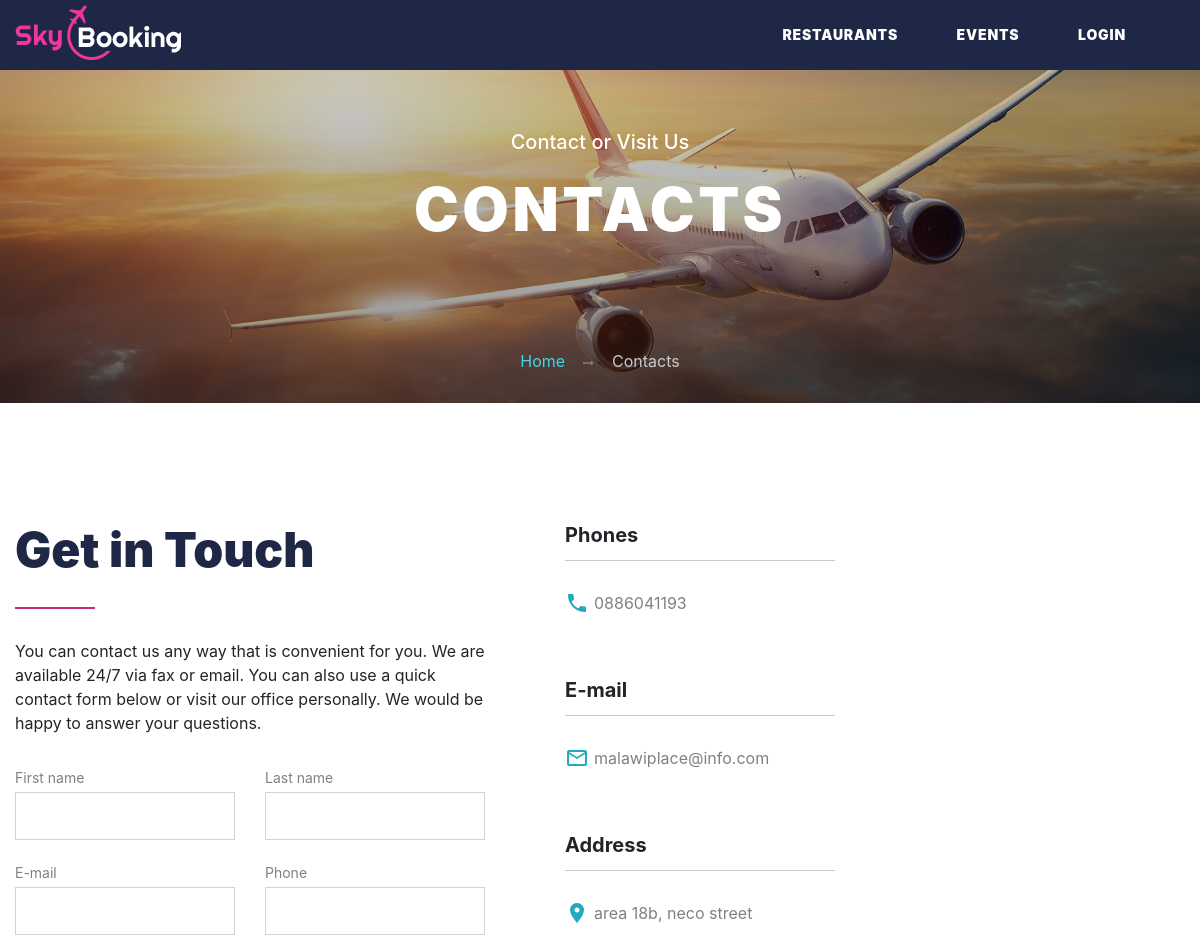
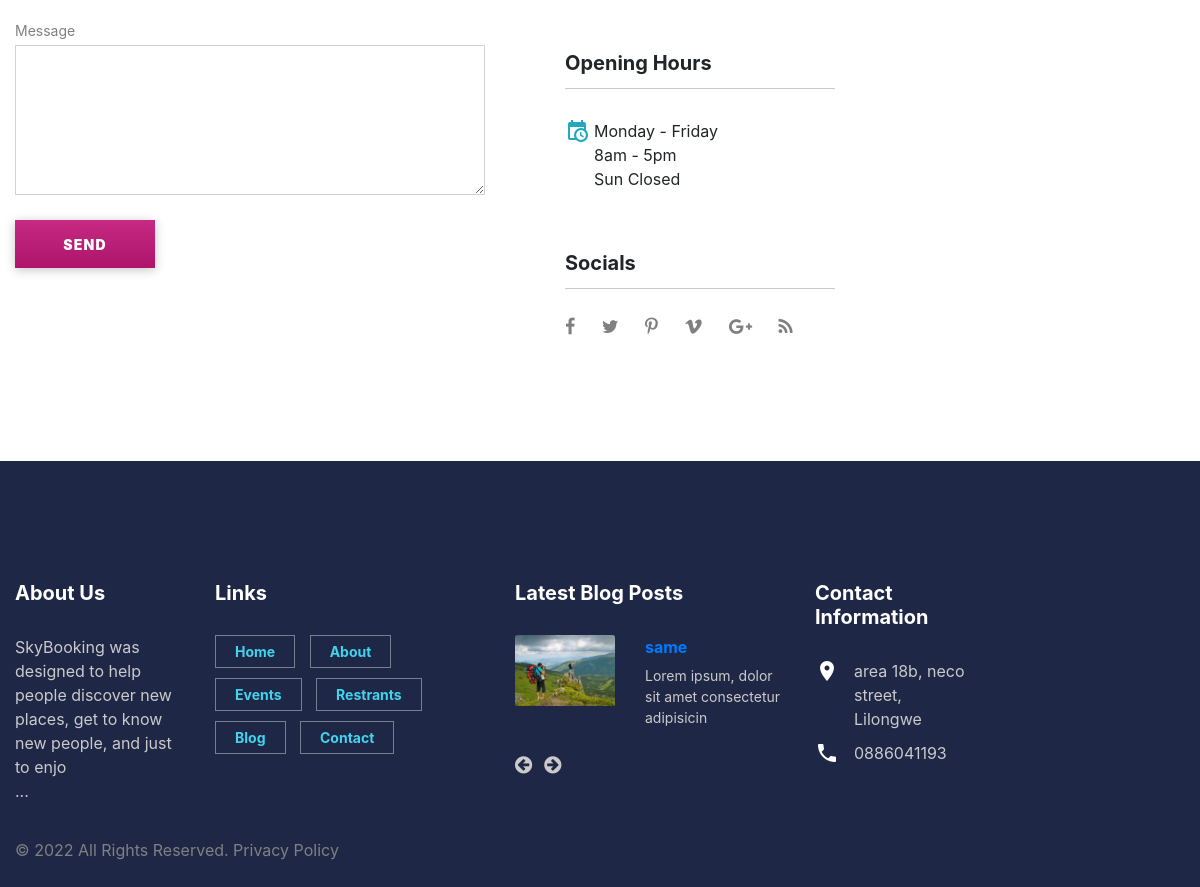
Page /contact/ on the committed database (2 pictures, top to bottom).
### malawiplace_app/models.py (models this page shows, shortened)
class ContactDetail(models.Model):
    company_name = models.CharField(max_length=50, null=True)
    phone_number = models.CharField(max_length=50, null=True)
    address = models.CharField(max_length=100, null=True, blank=True)
    location = models.CharField(max_length=100, null=True)
    facebook_link = models.URLField(blank=True, null=True)
    twitter_link = models.URLField(blank=True, null=True)
    instagram_link = models.URLField(blank=True, null=True)
    email = models.EmailField(blank=True, null=True)
    open_days = models.CharField(max_length=50, null=True)
    open_time = models.CharField(max_length=50, null=True)

class About(models.Model):
    company_name = models.CharField(null=True, max_length=300)
    content = models.TextField(null=True)
    content_2 = models.TextField(null=True)
    extra_content = models.TextField(null=True, blank=True)

class Blog(models.Model):
    CATEGORY = (
        ('Travel', 'Travel'),
        ('Cars', 'Cars'),
        ('Nature', 'Nature'),
    )
    title = models.CharField(max_length=200, null=True)
    content = models.TextField(blank=False)
    content_2 = models.TextField(blank=True)
    date = models.DateTimeField(auto_now_add=True)
    img = models.ImageField(upload_to='blog_img', blank=True)
    category = models.CharField(max_length=200, null=True, choices=CATEGORY)

### malawiplace_app/views.py (the view)
# urls.py: path('contact/', views.contact, name='contact'),
def contact(request):
    contact_details = ContactDetail.objects.all()
    context = {
        'contact': contact_details
    }
    if request.method == 'POST':
        name = request.POST['name']
        surname = request.POST['surname']
        email = request.POST['email']
        phone = request.POST['phone']
        message = request.POST['message']
        data = {
            'name': name,
            'email': email,
            'message': message,
            'phone': phone,
            'surname': surname,
        }
        message = '''
        email : {}
        New message: {}
        From: {} {}
        Phone number: {}
        From malawi place website.
        '''.format(data['email'], data['message'], data['name'], data['surname'], data['phone'])
        send_mail(email, message, '', ['wonganitemborgb2@gmail.com'])
        return render(request, 'malawiplace_app/contacts.html', {'name':name, 'details':contact_details})
    else:
        return render(request, 'malawiplace_app/contacts.html', {'details': contact_details})

### malawiplace_app/templatetags/custom_template_tags.py (called while the page is built)
@register.inclusion_tag('malawiplace_app/blog_footer.html')
def recent_blogs_footer(count=5):
    blog = Blog.objects.order_by('-date')[:count]
    return {'blog': blog}

@register.inclusion_tag('malawiplace_app/contact_footer.html')
def contact_footer(count=1):
    contact = ContactDetail.objects.order_by('-company_name')[:count]
    return {'contact': contact}

@register.inclusion_tag('malawiplace_app/about_footer.html')
def about_footer(count=1):
    about = About.objects.order_by('-company_name')[:count]
    return {'about': about}

### malawiplace_app/templates/malawiplace_app/contacts.html (shortened to what this page needs)
{% extends 'malawiplace_app/globals.html' %}
{% load static %}
{% block content %}
      <section class="bg-image-06">
        <div class="breadcrumb-wrapper">
          <div class="container context-dark section-30 section-xl-top-60">
            <h5>Contact or Visit Us</h5>
            <h1 class="text-ubold">Contacts</h1>
            <ol class="breadcrumb">
              <li><a href="{% url 'Home' %}">Home</a></li>
              <li>Contacts
              </li>
            </ol>
          </div>
        </div>
      </section>
      <section class="section-top-80 section-lg-top-0 google-map-abs-section">
        <div class="container container-wide text-lg-left">
          <div class="row row-50 row-lg-0 justify-content-xl-between">
            <div class="col-lg-7 col-xl-5 section-lg-80 section-xl-120">
              <h2 class="text-ubold">Get in Touch</h2>
              <hr class="divider divider-md-left divider-primary divider-80">
              <p>You can contact us any way that is convenient for you. We are available 24/7 via fax or email. You can also use a quick contact form below or visit our office personally. We would be happy to answer your questions.</p>
              {% if name %}
              <h2>Thank you for contacting us {{name}}, <br>we'll get back to you soon!</h2>
              {% else %}
              <form class="rd-mailform rd-form text-left" action="{% url 'contact' %}"  method="post" >
                <div class="row row-20">
                  <div class="col-md-6">
                    <div class="form-wrap">
                      <label class="form-label-outside" for="contact-name">First name</label>
                      <input class="form-input form-input-gray" id="contact-name" type="text" name="name" data-constraints="@Required">
                    </div>
                  </div>
                  <div class="col-md-6">
                    <div class="form-wrap">
                      <label class="form-label-outside" for="contact-surname">Last name</label>
                      <input class="form-input form-input-gray" id="contact-surname" type="text" name="surname" data-constraints="@Required">
                    </div>
                  </div>
                  <div class="col-md-6">
                    <div class="form-wrap">
                      <label class="form-label-outside" for="contact-email">E-mail</label>
                      <input class="form-input form-input-gray" id="contact-email" type="email" name="email" data-constraints="@Required @Email">
                    </div>
                  </div>
                  <div class="col-md-6">
                    <div class="form-wrap">
                      <label class="form-label-outside" for="contact-phone">Phone</label>
                      <input class="form-input form-input-gray" id="contact-phone" type="text" name="phone" data-constraints="@Required @Integer">
                    </div>
                  </div>
                  <div class="col-12">
                    <div class="form-wrap">
                      <label class="form-label-outside" for="contact-message">Message</label>
                      <textarea class="form-input form-input-gray" id="contact-message" name="message" data-constraints="@Required"></textarea>
                    </div>
                    <button class="button button-primary button-sm" style="min-width: 140px;" type="submit">Send</button>
                  </div>
                </div>
              </form>
              {% endif %}
            </div>
            <div class="col-xxl-2 col-xl-3 col-lg-4 section-lg-80 section-xl-120">
              {% for item in details %}
              <div class="row row-40 row-lg-60 text-left">
                <div class="col-sm-6 col-lg-12">
                  <h5 class="text-bold hr-title">Phones</h5>
                  <div class="unit unit-spacing-xxs flex-row">
                    <div class="unit-left"><span class="icon icon-sm text-info-dr mdi mdi-phone"></span></div>
                    <div class="unit-body">
                      <div><a class="text-gray" href="tel:#">{{item.phone_number}}</a></div>
                    </div>
                  </div>
                </div>
                <div class="col-sm-6 col-lg-12">
                  <h5 class="text-bold hr-title">E-mail</h5>
                  <div class="unit unit-spacing-xxs flex-row">
                    <div class="unit-left"><span class="icon icon-sm text-info-dr mdi mdi-email-outline"></span></div>
                    <div class="unit-body">
                      <div><a class="text-gray" href="mailto:{{item.email}}">{{item.email}}</a></div>
                    </div>
                  </div>
                </div>
                <div class="col-sm-6 col-lg-12">
                  <h5 class="text-bold hr-title">Address</h5>
                  <div class="unit unit-spacing-xxs flex-row">
                    <div class="unit-left"><span class="icon icon-sm text-info-dr mdi mdi-map-marker"></span></div>
                    <div class="unit-body">
                      <div><a class="text-gray" href="#">{{item.address}}</a></div>
                    </div>
                  </div>
                </div>
                <div class="col-sm-6 col-lg-12">
                  <h5 class="text-bold hr-title">Opening Hours</h5>
                  <div class="unit unit-spacing-xxs flex-row">
                    <div class="unit-left"><span class="icon icon-sm text-info-dr mdi mdi-calendar-clock"></span></div>
                    <div class="unit-body">
                      <div>{{item.open_days}}<br>{{item.open_time}}<br>Sun Closed</div>
                    </div>
                  </div>
                </div>
                <div class="col-12">
                  <h5 class="text-bold hr-title">Socials</h5>
                  <ul class="list-inline">
                    <li><a class="icon text-gray icon-xxs fa-facebook" href="#"></a></li>
                    <li><a class="icon text-gray icon-xxs fa-twitter" href="#"></a></li>
                    <li><a class="icon text-gray icon-xxs fa-pinterest-p" href="#"></a></li>
                    <li><a class="icon text-gray icon-xxs fa-vimeo" href="#"></a></li>
                    <li><a class="icon text-gray icon-xxs fa-google-plus" href="#"></a></li>
                    <li><a class="icon text-gray icon-xxs fa-rss" href="#"></a></li>
                  </ul>
                </div>
              </div>
              {% endfor %}
            </div>
            <div class="col-xl-3 google-map-abs">
              <div class="google-map-container google-map-align" data-center="9870 St Vincent Place, Glasgow, DC 45 Fr 45." data-zoom="5" data-icon="images/gmap_marker.png" data-icon-active="images/gmap_marker_active.png">
                <div class="google-map"></div>
              </div>
            </div>
          </div>
        </div>
      </section>
{% endblock %}

### malawiplace_app/templates/malawiplace_app/about_footer.html
{% for item in about %}
<p>{{item.content|slice:":100"|safe}}</p>
{% endfor %}

### malawiplace_app/templates/malawiplace_app/blog_footer.html
{% for item in blog%}
<div class="unit flex-column flex-md-row">
    <div class="unit-left"><img class="img-responsive center-block" src="{{item.img.url}}" width="100" height="10" alt=""></div>
    <div class="unit-body">
      <div class="text-bold"><a href="{% url 'blog_single' item.id %}">{{item.title}}</a></div><span class="d-block small">{{item.content|slice:":50"|safe}}</span>
    </div>
  </div>
  {% endfor %}

### malawiplace_app/templates/malawiplace_app/contact_footer.html
{% for item in contact %}
<div class="col-md-6 col-xl-2" style="z-index: 99;">
    <h5 class="text-bold">Contact Information</h5>
    <div class="text-left">
      <div class="unit flex-row unit-spacing-15">
        <div class="unit-left"><span class="text-white icon icon-sm mdi mdi-map-marker"></span></div>
        <div class="unit-body"><a class="text-gray-light" href="#">{{item.address}},<br class="d-none d-xl-block">{{item.location}}</a></div>
      </div>
      <div class="unit flex-row unit-spacing-15">
        <div class="unit-left"><span class="text-white icon icon-sm mdi mdi-phone"></span></div>
        <div class="unit-body"><a class="text-gray-light" href="tel:{{item.phone_number}}">{{item.phone_number}}</a></div>
      </div>
    </div>
  </div>
{% endfor %}

### rows in the picture
ContactDetail: phone_number "0886041193", email "malawiplace@info.com", address "area 18b, neco street", open_days "Monday - Friday", open_time "8am - 5pm", location "Lilongwe"
About: content "SkyBooking was designed to help people discover new places, get to know new people, and just to enjo"
Blog: img (picture), title "same", content "Lorem ipsum, dolor sit amet consectetur adipisicin"
